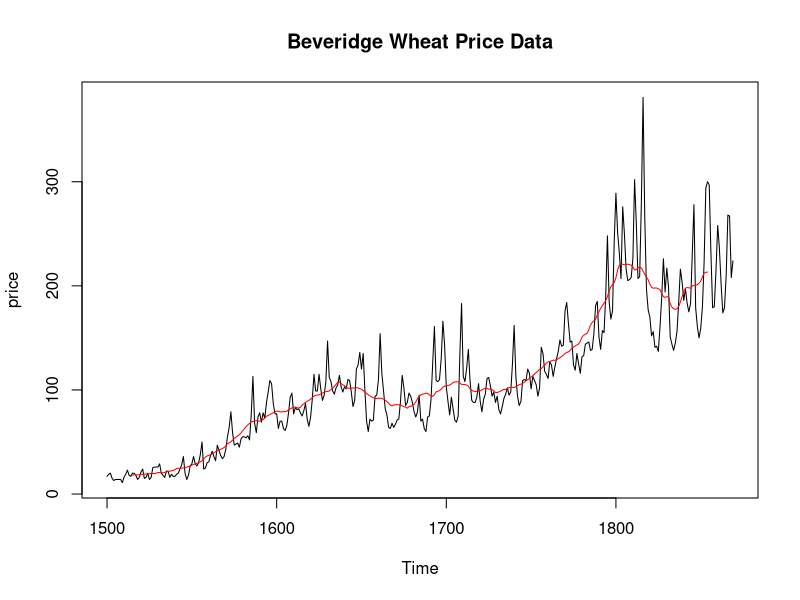
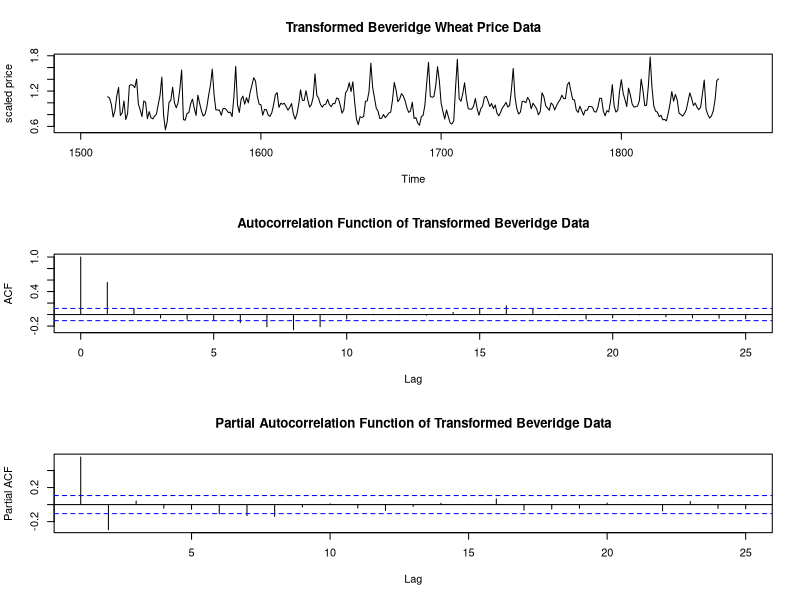

Generate these figures, in order, with R:
beveridge <- read.csv("beveridge-wheat-price-index-1500.csv", header = TRUE)
beveridge.ts <- ts(beveridge[,2], start = 1500)
plot(beveridge.ts, ylab="price", main="Beveridge Wheat Price Data")
beveridge.MA <- filter(beveridge.ts, rep(1/31, 31), sides = 2)
lines(beveridge.MA, col = "red")
par(mfrow = c(3,1))
Y <- beveridge.ts / beveridge.MA
plot(Y, ylab = "scaled price", main = "Transformed Beveridge Wheat Price Data")
acf(na.omit(Y),
    main = "Autocorrelation Function of Transformed Beveridge Data")
acf(na.omit(Y), type = "partial",
    main = "Partial Autocorrelation Function of Transformed Beveridge Data")

ar(na.omit(Y), order.max = 5)
